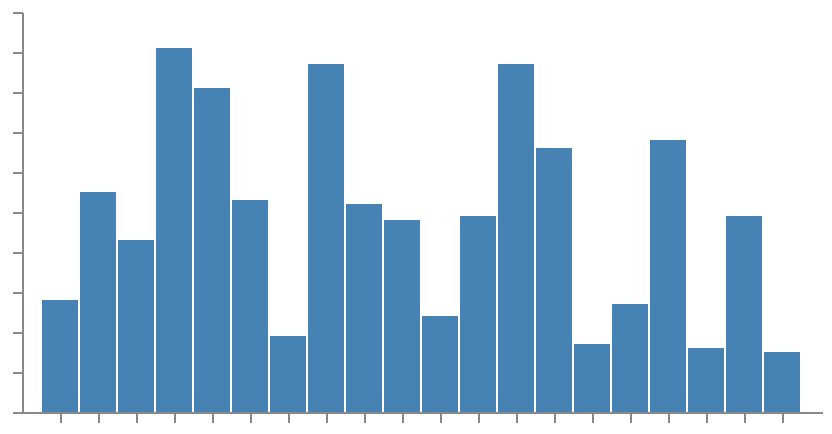

Specify this chart in Vega-Lite:
### Vega specification from a JSON file in a GitHub repository (floating-point values rounded to 4 significant figures)
{"$schema": "https://vega.github.io/schema/vega/v6.json", "width": 400, "height": 200, "padding": 5, "data": [{"name": "table", "values": [{"u": 1, "v": 28}, {"u": 2, "v": 55}, {"u": 3, "v": 43}, {"u": 4, "v": 91}, {"u": 5, "v": 81}, {"u": 6, "v": 53}, {"u": 7, "v": 19}, {"u": 8, "v": 87}, {"u": 9, "v": 52}, {"u": 10, "v": 48}, {"u": 11, "v": 24}, {"u": 12, "v": 49}, {"u": 13, "v": 87}, {"u": 14, "v": 66}, {"u": 15, "v": 17}, {"u": 16, "v": 27}, {"u": 17, "v": 68}, {"u": 18, "v": 16}, {"u": 19, "v": 49}, {"u": 20, "v": 15}]}], "scales": [{"name": "xscale", "type": "band", "range": "width", "padding": 0.05, "round": true, "domain": {"data": "table", "field": "u"}}, {"name": "yscale", "type": "linear", "range": "height", "domain": {"data": "table", "field": "v"}, "zero": true, "nice": true}], "axes": [{"orient": "bottom", "scale": "xscale", "labels": false, "zindex": 1}, {"orient": "left", "scale": "yscale", "labels": false, "zindex": 1}], "marks": [{"type": "rect", "from": {"data": "table"}, "encode": {"enter": {"x": {"scale": "xscale", "field": "u"}, "width": {"scale": "xscale", "band": 1}, "y": {"scale": "yscale", "field": "v"}, "y2": {"scale": "yscale", "value": 0}}, "update": {"fill": {"value": "steelblue"}}, "hover": {"fill": {"value": "red"}}}}]}
